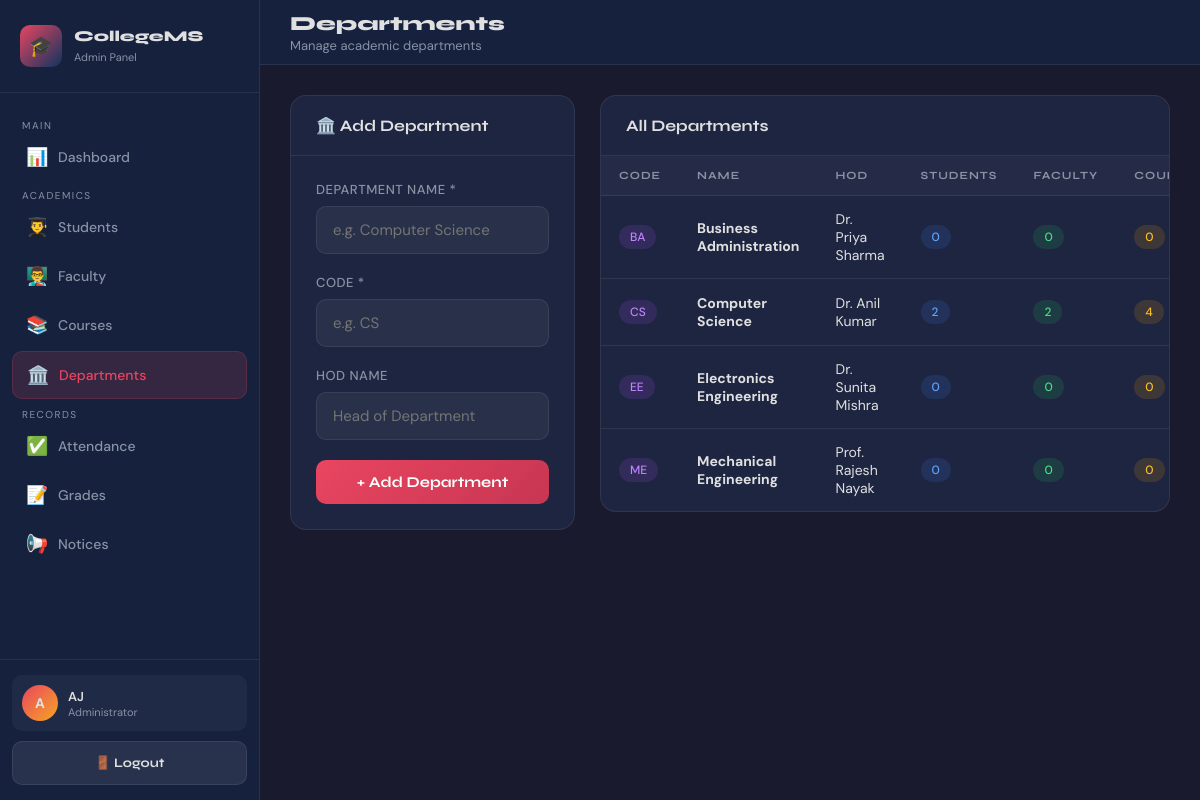
The app's page /admin/departments.php (signed in) with its own data.
### tables this page shows
CREATE TABLE departments (
  id INT AUTO_INCREMENT PRIMARY KEY,
  name VARCHAR(100) NOT NULL UNIQUE,
  code VARCHAR(20) NOT NULL UNIQUE,
  head_name VARCHAR(100),
  created_at TIMESTAMP DEFAULT CURRENT_TIMESTAMP
);

### includes/auth.php (called while the page is built, shortened)
<?php
function e($value): string {
    return htmlspecialchars((string)$value, ENT_QUOTES, 'UTF-8');
}
?>

### admin/departments.php (the view, shortened to what this page needs)
<?php
require_once '../includes/db.php';
require_once '../includes/auth.php';
$departments = mysqli_query($conn, "
    SELECT d.*,
           COUNT(DISTINCT s.id) as student_count,
           COUNT(DISTINCT f.id) as faculty_count,
           COUNT(DISTINCT c.id) as course_count
    FROM departments d
    LEFT JOIN students s ON s.department_id = d.id
    LEFT JOIN faculty  f ON f.department_id = d.id
    LEFT JOIN courses  c ON c.department_id = d.id
    GROUP BY d.id
    ORDER BY d.name
");
?>
<!DOCTYPE html>
<html lang="en">
<head>
    <link rel="stylesheet" href="../css/style.css">
</head>
<body>
<div class="dashboard-layout">
    <?php include 'sidebar.php'; ?>
    <div class="main-content">
        <header class="topbar">
            <div style="display:flex; align-items:center; gap:15px;">
                <div class="topbar-title"><h1>Departments</h1><p>Manage academic departments</p></div>
            </div>
        </header>
        <div class="page-content">
            <div style="display:grid; grid-template-columns:1fr 2fr; gap:25px; align-items:start;">
                <div class="card">
                    <div class="card-header"><h3>🏛️ Add Department</h3></div>
                    <div class="card-body">
                        <form method="POST">
                            <div class="form-group">
                                <label>Department Name *</label>
                                <input type="text" name="name" required placeholder="e.g. Computer Science">
                            </div>
                            <div class="form-group">
                                <label>Code *</label>
                                <input type="text" name="code" required placeholder="e.g. CS" maxlength="10">
                            </div>
                            <div class="form-group">
                                <label>HOD Name</label>
                                <input type="text" name="head_name" placeholder="Head of Department">
                            </div>
                            <button type="submit" name="add_dept" class="btn btn-primary">+ Add Department</button>
                        </form>
                    </div>
                </div>
                <div class="card">
                    <div class="card-header"><h3>All Departments</h3></div>
                    <div class="table-responsive">
                        <table>
                            <thead>
                            <tr><th>Code</th><th>Name</th><th>HOD</th><th>Students</th><th>Faculty</th><th>Courses</th><th>Actions</th></tr>
                            </thead>
                            <tbody>
                            <?php while ($d = mysqli_fetch_assoc($departments)): ?>
                                <tr>
                                    <td><span class="chip chip-purple"><?= e($d['code']) ?></span></td>
                                    <td><strong><?= e($d['name']) ?></strong></td>
                                    <td><?= e($d['head_name'] ?? '—') ?></td>
                                    <td><span class="chip chip-info"><?= (int)$d['student_count'] ?></span></td>
                                    <td><span class="chip chip-success"><?= (int)$d['faculty_count'] ?></span></td>
                                    <td><span class="chip chip-warning"><?= (int)$d['course_count'] ?></span></td>
                                </tr>
                            <?php endwhile; ?>
                            </tbody>
                        </table>
                    </div>
                </div>
            </div>
        </div>
    </div>
</div>
</body>
</html>

### css/style.css (style rules this page uses)
:root { --primary: #1a1a2e; --secondary: #16213e; --accent: #e94560; --accent2: #0f3460; --gold: #f5a623; --text: #e0e0e0; --text-muted: #8892a4; --card-bg: #1e2540; --border: rgba(255,255,255,0.08); --success: #22c55e; --warning: #f59e0b; --danger: #ef4444; --info: #3b82f6; --sidebar-w: 260px; }
* { margin: 0; padding: 0; box-sizing: border-box; }
body { font-family: 'DM Sans', sans-serif; background: var(--primary); color: var(--text); min-height: 100vh; }
h1, h2, h3, h4, h5 { font-family: 'Syne', sans-serif; }
.form-group { margin-bottom: 20px; }
.form-group label { display: block; font-size: 13px; font-weight: 500; color: var(--text-muted); margin-bottom: 8px; text-transform: uppercase; letter-spacing: 0.5px; }
.form-group input, .form-group select, .form-group textarea { width: 100%; background: rgba(255,255,255,0.05); border: 1px solid var(--border); border-radius: 10px; padding: 13px 16px; color: var(--text); font-family: 'DM Sans', sans-serif; font-size: 15px; transition: all 0.3s; outline: none; }
.btn { display: inline-flex; align-items: center; gap: 8px; padding: 13px 24px; border-radius: 10px; font-family: 'Syne', sans-serif; font-weight: 700; font-size: 15px; cursor: pointer; border: none; transition: all 0.3s; text-align: center; justify-content: center; }
.btn-primary { background: linear-gradient(135deg, var(--accent), #c73652); color: white; width: 100%; }
.dashboard-layout { display: flex; min-height: 100vh; }
.main-content { flex: 1; margin-left: var(--sidebar-w); display: flex; flex-direction: column; min-height: 100vh; }
.topbar { background: var(--secondary); border-bottom: 1px solid var(--border); padding: 0 30px; height: 65px; display: flex; align-items: center; justify-content: space-between; position: sticky; top: 0; z-index: 50; }
.topbar-title h1 { font-size: 20px; font-weight: 800; }
.topbar-title p { font-size: 13px; color: var(--text-muted); margin-top: 1px; }
.page-content { padding: 30px; flex: 1; }
.card { background: var(--card-bg); border: 1px solid var(--border); border-radius: 16px; overflow: hidden; margin-bottom: 25px; }
.card-header { padding: 20px 25px; border-bottom: 1px solid var(--border); display: flex; align-items: center; justify-content: space-between; gap: 10px; }
.card-header h3 { font-size: 16px; font-weight: 700; }
.card-body { padding: 25px; }
.table-responsive { overflow-x: auto; -webkit-overflow-scrolling: touch; }
table { width: 100%; border-collapse: collapse; min-width: 640px; }
thead th { text-align: left; font-size: 11px; text-transform: uppercase; letter-spacing: 1px; color: var(--text-muted); padding: 13px 18px; background: rgba(255,255,255,0.03); border-bottom: 1px solid var(--border); font-family: 'Syne', sans-serif; white-space: nowrap; }
tbody tr { border-bottom: 1px solid var(--border); transition: background 0.2s; }
tbody tr:last-child { border-bottom: none; }
tbody td { padding: 14px 18px; font-size: 14px; vertical-align: middle; }
.chip { display: inline-flex; align-items: center; padding: 4px 11px; border-radius: 20px; font-size: 12px; font-weight: 500; white-space: nowrap; }
.chip-success { background: rgba(34,197,94,0.15); color: #4ade80; }
.chip-warning { background: rgba(245,158,11,0.15); color: #fbbf24; }
.chip-info { background: rgba(59,130,246,0.15); color: #60a5fa; }
.chip-purple { background: rgba(168,85,247,0.15); color: #c084fc; }

### records on screen
departments: code "BA", name "Business Administration", head_name "Dr. Priya Sharma", student_count "0", faculty_count "0", course_count "0"
departments: code "CS", name "Computer Science", head_name "Dr. Anil Kumar", student_count "2", faculty_count "2", course_count "4"
departments: code "EE", name "Electronics Engineering", head_name "Dr. Sunita Mishra", student_count "0", faculty_count "0", course_count "0"
departments: code "ME", name "Mechanical Engineering", head_name "Prof. Rajesh Nayak", student_count "0", faculty_count "0", course_count "0"

### other values on screen
substr($_SESSION['user_name'] ?? 'A', 0, 1) "A"
$_SESSION['user_name'] "AJ"
